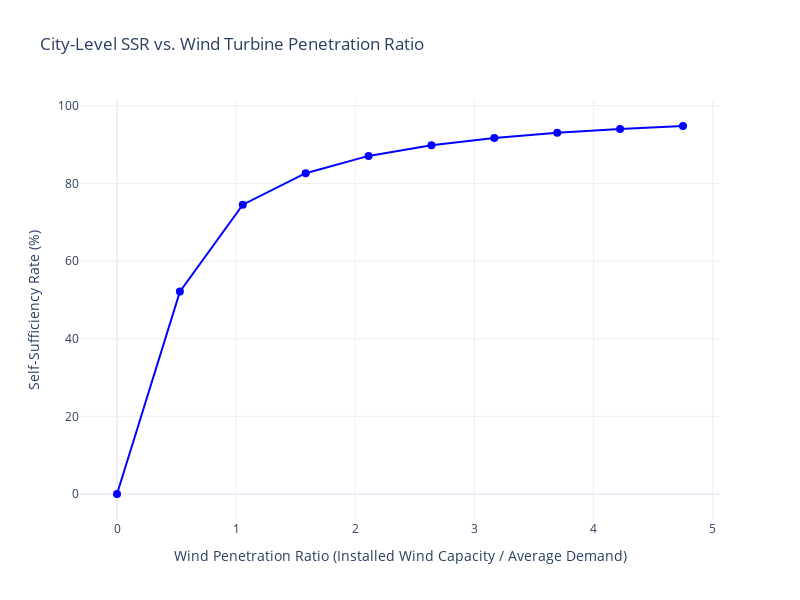

The cell this chart's notebook holds for it:
### Code cell
import numpy as np
import plotly.graph_objects as go

# ------------------------------------------------
# 1) Basic Parameters
# ------------------------------------------------
# city_consumption : pandas Series with your city’s hourly consumption in kWh
# city_wind_production : pandas Series with your wind turbines’ hourly production in kWh 
#   (or for a single “reference turbine,” in which case we multiply by # of turbines)

# -- total annual wind production (kWh) --
total_wind_production = city_wind_production.sum()

# -- average annual wind production (kWh/h) (assuming 8760 hours/year) --
average_wind_production = total_wind_production / 8760

# -- total annual demand (kWh) --
total_energy_demand = city_consumption.sum()

# -- average demand (kW) => total kWh / 8760 hours
average_demand = total_energy_demand / 8760

# ------------------------------------------------
# 2) Range of turbine counts
# ------------------------------------------------
# Example: from 0 to 1e6 in steps of 1e2  (adjust as you see fit)
num_turbines_range = np.arange(0, 1e3, 1e2)

# Prepare arrays to store results
turbine_penetration_ratios = []
ssr_values = []

# ------------------------------------------------
# 3) Loop Over Number of Turbines
# ------------------------------------------------
for num_turbines in num_turbines_range:
    # (A) Compute installed wind capacity
    #     Here we multiply “num_turbines * average_wind_production”
    #     to get total kW, since average_wind_production is kWh/h for 1 “reference turbine.”
    #     Adjust if your data is in different units.
    installed_capacity_kW = num_turbines * average_wind_production  # [kW]
    
    # (B) Penetration Ratio
    if average_demand > 0:
        ratio = installed_capacity_kW / average_demand
    else:
        ratio = 0
    turbine_penetration_ratios.append(ratio)
    
    # (C) Calculate how much wind meets the load hour by hour
    total_energy_supplied_by_wind = 0.0
    
    for timestamp in city_consumption.index:
        consumption_kWh = city_consumption.loc[timestamp]
        # hourly wind production for the chosen # of turbines
        wind_generation_kWh = city_wind_production.loc[timestamp] * num_turbines
        
        # energy that directly meets the consumption
        energy_supplied = min(wind_generation_kWh, consumption_kWh)
        total_energy_supplied_by_wind += energy_supplied
    
    # (D) SSR (in %)
    if total_energy_demand > 0:
        ssr = (total_energy_supplied_by_wind / total_energy_demand) * 100.0
    else:
        ssr = 0.0
    
    ssr_values.append(ssr)

# ------------------------------------------------
# 4) Plot: SSR vs. Wind Penetration Ratio
# ------------------------------------------------
fig_wind = go.Figure()

fig_wind.add_trace(go.Scatter(
    x=turbine_penetration_ratios,
    y=ssr_values,
    mode='lines+markers',
    name='SSR (%)',
    line=dict(color='blue'),
    marker=dict(size=8),
    hovertemplate=(
        '<b>Wind Penetration Ratio</b>: %{x:.4f}<br>'
        '<b>SSR (%):</b> %{y:.2f}<br>'
        '<b># of Turbines:</b> %{customdata:,}'
    ),
    customdata=num_turbines_range  # So we can display # of turbines in the hover
))

fig_wind.update_layout(
    title='City-Level SSR vs. Wind Turbine Penetration Ratio',
    xaxis_title='Wind Penetration Ratio (Installed Wind Capacity / Average Demand)',
    yaxis_title='Self-Sufficiency Rate (%)',
    template='plotly_white',
    width=800,
    height=600,
    font=dict(size=12)
)

fig_wind.show()

### Figure 1 — Plotly figure (JSON) as saved in the notebook; plotly's stock layout.template omitted (floating-point values rounded to 4 significant figures)
{"data": [{"customdata": [0.0, 100.0, 200.0, 300.0, 400.0, 500.0, 600.0, 700.0, 800.0, 900.0], "hovertemplate": "<b>Wind Penetration Ratio</b>: %{x:.4f}<br><b>SSR (%):</b> %{y:.2f}<br><b># of Turbines:</b> %{customdata:,}", "line": {"color": "blue"}, "marker": {"size": 8}, "mode": "lines+markers", "name": "SSR (%)", "type": "scatter", "x": [0, 0.5279, 1.056, 1.584, 2.112, 2.64, 3.168, 3.696, 4.223, 4.751], "y": [0, 52.13, 74.52, 82.63, 87.08, 89.84, 91.7, 93.06, 94.05, 94.79]}], "layout": {"font": {"size": 12}, "height": 600, "title": {"text": "City-Level SSR vs. Wind Turbine Penetration Ratio"}, "width": 800, "xaxis": {"title": {"text": "Wind Penetration Ratio (Installed Wind Capacity / Average Demand)"}}, "yaxis": {"title": {"text": "Self-Sufficiency Rate (%)"}}}}
